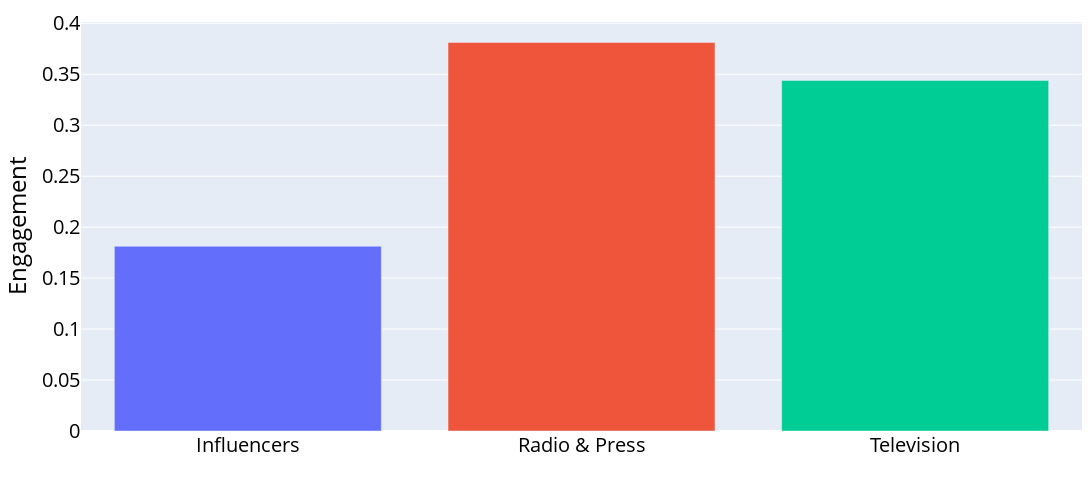

The code cell stored with this chart in its notebook:
### Code cell
fig = px.bar(df_covid.groupby(["Categoria"]).mean(), x=df_covid.groupby(["Categoria"]).mean().index, y='engage_post', color=df_covid.groupby(["Categoria"]).mean().index, width=1200, height=500)
fig.update_layout(yaxis_title = 'Engagement', xaxis_title = '' ,
    font = dict(
        size = 20,
        color = '#000000'
    ),
    # autosize = True,
    margin = dict(
        l = 10,
        b = 10,
        r = 10,
        t = 10
    ), 
    showlegend = False
)
fig.show()
#fig.write_image('user-impact.pdf', engine='kaleido')
#fig.write_image('user-impact.png', engine='kaleido')
# fig.write_image('user-impact.html', engine='kaleido')
fig.write_image('Engagement_Covid_Category.pdf', engine='kaleido')

### Figure 1 — Plotly figure (JSON) as saved in the notebook; plotly's stock layout.template omitted (floating-point values rounded to 4 significant figures)
{"data": [{"alignmentgroup": "True", "hovertemplate": "color=Influencers<br>x=%{x}<br>engage_post=%{y}<extra></extra>", "legendgroup": "Influencers", "marker": {"color": "#636efa", "pattern": {"shape": ""}}, "name": "Influencers", "offsetgroup": "Influencers", "orientation": "v", "showlegend": true, "textposition": "auto", "type": "bar", "x": ["Influencers"], "xaxis": "x", "y": [0.1812], "yaxis": "y"}, {"alignmentgroup": "True", "hovertemplate": "color=Radio & Press<br>x=%{x}<br>engage_post=%{y}<extra></extra>", "legendgroup": "Radio & Press", "marker": {"color": "#EF553B", "pattern": {"shape": ""}}, "name": "Radio & Press", "offsetgroup": "Radio & Press", "orientation": "v", "showlegend": true, "textposition": "auto", "type": "bar", "x": ["Radio & Press"], "xaxis": "x", "y": [0.3812], "yaxis": "y"}, {"alignmentgroup": "True", "hovertemplate": "color=Television<br>x=%{x}<br>engage_post=%{y}<extra></extra>", "legendgroup": "Television", "marker": {"color": "#00cc96", "pattern": {"shape": ""}}, "name": "Television", "offsetgroup": "Television", "orientation": "v", "showlegend": true, "textposition": "auto", "type": "bar", "x": ["Television"], "xaxis": "x", "y": [0.3439], "yaxis": "y"}], "layout": {"barmode": "relative", "font": {"color": "#000000", "size": 20}, "height": 500, "legend": {"title": {"text": "color"}, "tracegroupgap": 0}, "margin": {"b": 10, "l": 10, "r": 10, "t": 10}, "showlegend": false, "width": 1200, "xaxis": {"anchor": "y", "domain": [0, 1], "title": {"text": ""}}, "yaxis": {"anchor": "x", "domain": [0, 1], "title": {"text": "Engagement"}}}}
